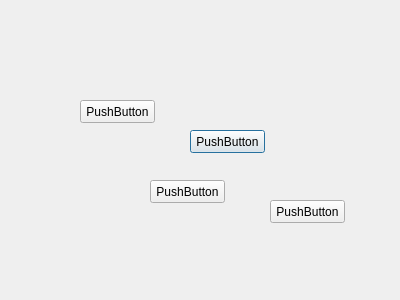
<?xml version="1.0" encoding="UTF-8"?>
<ui version="4.0">
 <class>SubWindow</class>
 <widget class="QDialog" name="SubWindow">
  <property name="geometry">
   <rect>
    <x>0</x>
    <y>0</y>
    <width>400</width>
    <height>300</height>
   </rect>
  </property>
  <property name="windowTitle">
   <string>Dialog</string>
  </property>
  <widget class="QPushButton" name="pushButton">
   <property name="geometry">
    <rect>
     <x>190</x>
     <y>130</y>
     <width>75</width>
     <height>23</height>
    </rect>
   </property>
   <property name="text">
    <string>PushButton</string>
   </property>
  </widget>
  <widget class="QPushButton" name="pushButton_2">
   <property name="geometry">
    <rect>
     <x>150</x>
     <y>180</y>
     <width>75</width>
     <height>23</height>
    </rect>
   </property>
   <property name="text">
    <string>PushButton</string>
   </property>
  </widget>
  <widget class="QPushButton" name="pushButton_3">
   <property name="geometry">
    <rect>
     <x>270</x>
     <y>200</y>
     <width>75</width>
     <height>23</height>
    </rect>
   </property>
   <property name="text">
    <string>PushButton</string>
   </property>
  </widget>
  <widget class="QPushButton" name="pushButton_4">
   <property name="geometry">
    <rect>
     <x>80</x>
     <y>100</y>
     <width>75</width>
     <height>23</height>
    </rect>
   </property>
   <property name="text">
    <string>PushButton</string>
   </property>
  </widget>
 </widget>
 <resources/>
 <connections/>
</ui>
